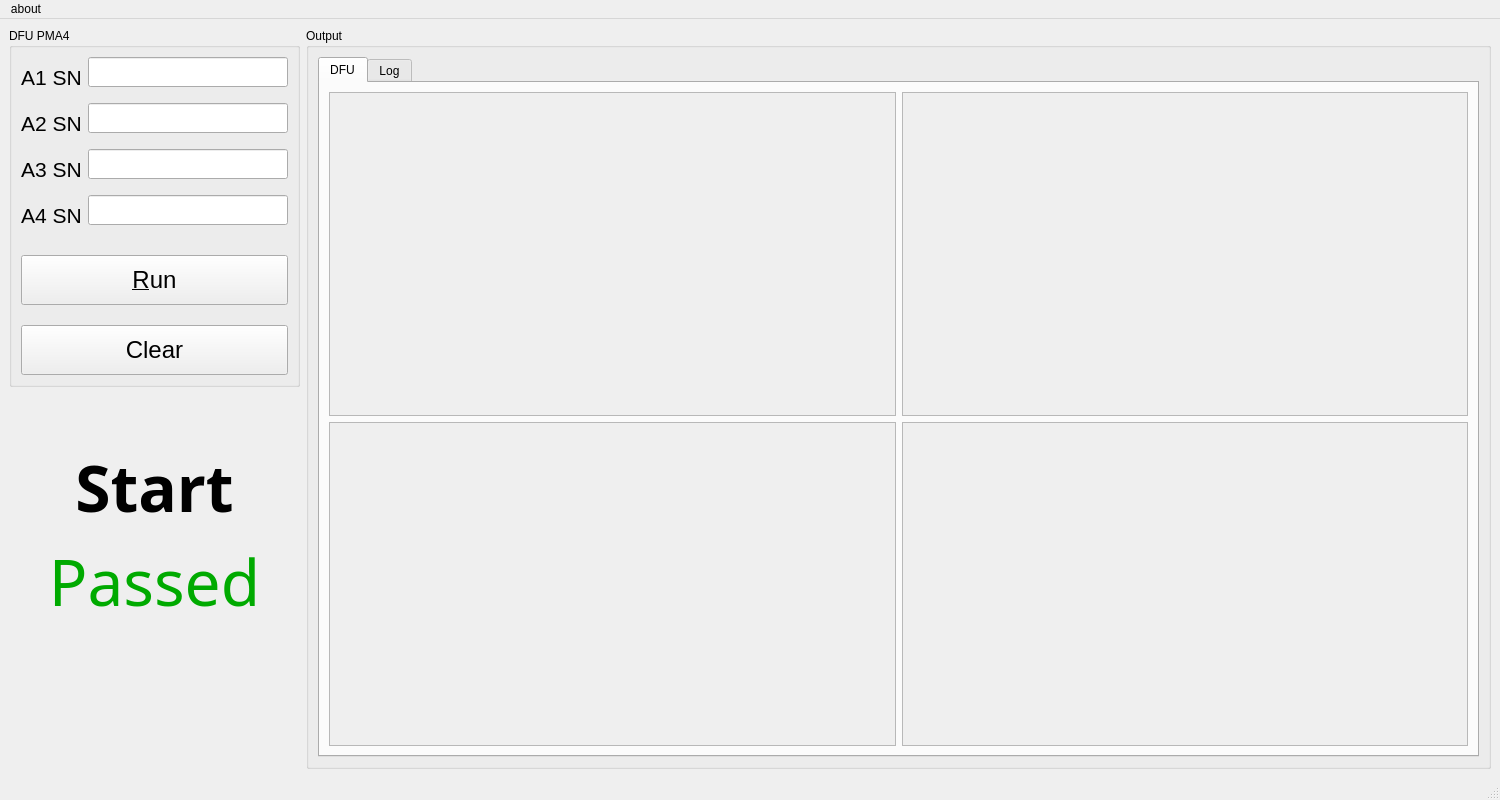
<?xml version="1.0" encoding="UTF-8"?>
<ui version="4.0">
 <class>ATE</class>
 <widget class="QMainWindow" name="ATE">
  <property name="geometry">
   <rect>
    <x>0</x>
    <y>0</y>
    <width>1500</width>
    <height>800</height>
   </rect>
  </property>
  <property name="minimumSize">
   <size>
    <width>200</width>
    <height>25</height>
   </size>
  </property>
  <property name="windowTitle">
   <string>ATE UTP DFU v2.0</string>
  </property>
  <property name="toolButtonStyle">
   <enum>Qt::ToolButtonStyle::ToolButtonTextOnly</enum>
  </property>
  <property name="icon" stdset="0">
   <iconset>
    <normaloff>C:/Users/Lenovo/Downloads/Volex-Logo.ico</normaloff>C:/Users/Lenovo/Downloads/Volex-Logo.ico</iconset>
  </property>
  <widget class="QWidget" name="centralwidget">
   <layout class="QHBoxLayout" name="horizontalLayout_3">
    <item>
     <layout class="QVBoxLayout" name="verticalLayout_7">
      <item>
       <widget class="QGroupBox" name="groupBox_2">
        <property name="enabled">
         <bool>true</bool>
        </property>
        <property name="minimumSize">
         <size>
          <width>0</width>
          <height>30</height>
         </size>
        </property>
        <property name="title">
         <string>DFU PMA4</string>
        </property>
        <layout class="QVBoxLayout" name="verticalLayout_10">
         <property name="spacing">
          <number>20</number>
         </property>
         <property name="sizeConstraint">
          <enum>QLayout::SizeConstraint::SetDefaultConstraint</enum>
         </property>
         <item>
          <widget class="QWidget" name="widget" native="true">
           <layout class="QGridLayout" name="gridLayout_9">
            <property name="leftMargin">
             <number>0</number>
            </property>
            <property name="topMargin">
             <number>0</number>
            </property>
            <property name="rightMargin">
             <number>0</number>
            </property>
            <property name="bottomMargin">
             <number>0</number>
            </property>
            <property name="horizontalSpacing">
             <number>6</number>
            </property>
            <item row="0" column="0">
             <layout class="QFormLayout" name="formLayout_2">
              <property name="labelAlignment">
               <set>Qt::AlignmentFlag::AlignRight|Qt::AlignmentFlag::AlignTrailing|Qt::AlignmentFlag::AlignVCenter</set>
              </property>
              <property name="formAlignment">
               <set>Qt::AlignmentFlag::AlignLeading|Qt::AlignmentFlag::AlignLeft|Qt::AlignmentFlag::AlignVCenter</set>
              </property>
              <property name="horizontalSpacing">
               <number>6</number>
              </property>
              <property name="verticalSpacing">
               <number>6</number>
              </property>
              <item row="0" column="1">
               <widget class="QLineEdit" name="lineEdit_2">
                <property name="sizePolicy">
                 <sizepolicy hsizetype="Fixed" vsizetype="Fixed">
                  <horstretch>0</horstretch>
                  <verstretch>0</verstretch>
                 </sizepolicy>
                </property>
                <property name="minimumSize">
                 <size>
                  <width>200</width>
                  <height>30</height>
                 </size>
                </property>
                <property name="sizeIncrement">
                 <size>
                  <width>10</width>
                  <height>0</height>
                 </size>
                </property>
                <property name="baseSize">
                 <size>
                  <width>10</width>
                  <height>0</height>
                 </size>
                </property>
                <property name="layoutDirection">
                 <enum>Qt::LayoutDirection::LeftToRight</enum>
                </property>
               </widget>
              </item>
              <item row="1" column="1">
               <widget class="QLineEdit" name="lineEdit_3">
                <property name="sizePolicy">
                 <sizepolicy hsizetype="Preferred" vsizetype="Fixed">
                  <horstretch>0</horstretch>
                  <verstretch>0</verstretch>
                 </sizepolicy>
                </property>
                <property name="minimumSize">
                 <size>
                  <width>200</width>
                  <height>30</height>
                 </size>
                </property>
               </widget>
              </item>
              <item row="2" column="0">
               <widget class="QLabel" name="label_7">
                <property name="minimumSize">
                 <size>
                  <width>0</width>
                  <height>40</height>
                 </size>
                </property>
                <property name="font">
                 <font>
                  <pointsize>16</pointsize>
                 </font>
                </property>
                <property name="text">
                 <string>A3 SN</string>
                </property>
                <property name="buddy">
                 <cstring>lineEdit_4</cstring>
                </property>
               </widget>
              </item>
              <item row="2" column="1">
               <widget class="QLineEdit" name="lineEdit_4">
                <property name="sizePolicy">
                 <sizepolicy hsizetype="Preferred" vsizetype="Fixed">
                  <horstretch>0</horstretch>
                  <verstretch>0</verstretch>
                 </sizepolicy>
                </property>
                <property name="minimumSize">
                 <size>
                  <width>200</width>
                  <height>30</height>
                 </size>
                </property>
               </widget>
              </item>
              <item row="3" column="0">
               <widget class="QLabel" name="label_8">
                <property name="minimumSize">
                 <size>
                  <width>0</width>
                  <height>40</height>
                 </size>
                </property>
                <property name="font">
                 <font>
                  <pointsize>16</pointsize>
                 </font>
                </property>
                <property name="text">
                 <string>A4 SN</string>
                </property>
                <property name="buddy">
                 <cstring>lineEdit_5</cstring>
                </property>
               </widget>
              </item>
              <item row="3" column="1">
               <widget class="QLineEdit" name="lineEdit_5">
                <property name="sizePolicy">
                 <sizepolicy hsizetype="Preferred" vsizetype="Fixed">
                  <horstretch>0</horstretch>
                  <verstretch>0</verstretch>
                 </sizepolicy>
                </property>
                <property name="minimumSize">
                 <size>
                  <width>0</width>
                  <height>30</height>
                 </size>
                </property>
               </widget>
              </item>
              <item row="0" column="0">
               <widget class="QLabel" name="label_5">
                <property name="minimumSize">
                 <size>
                  <width>0</width>
                  <height>40</height>
                 </size>
                </property>
                <property name="font">
                 <font>
                  <pointsize>16</pointsize>
                 </font>
                </property>
                <property name="text">
                 <string>A1 SN</string>
                </property>
                <property name="buddy">
                 <cstring>lineEdit_2</cstring>
                </property>
               </widget>
              </item>
              <item row="1" column="0">
               <widget class="QLabel" name="label_6">
                <property name="minimumSize">
                 <size>
                  <width>0</width>
                  <height>40</height>
                 </size>
                </property>
                <property name="font">
                 <font>
                  <pointsize>16</pointsize>
                 </font>
                </property>
                <property name="text">
                 <string>A2 SN</string>
                </property>
                <property name="buddy">
                 <cstring>lineEdit_3</cstring>
                </property>
               </widget>
              </item>
             </layout>
            </item>
           </layout>
          </widget>
         </item>
         <item>
          <widget class="QPushButton" name="pushButton">
           <property name="enabled">
            <bool>true</bool>
           </property>
           <property name="minimumSize">
            <size>
             <width>0</width>
             <height>50</height>
            </size>
           </property>
           <property name="font">
            <font>
             <pointsize>18</pointsize>
            </font>
           </property>
           <property name="text">
            <string>&amp;Run</string>
           </property>
           <property name="checkable">
            <bool>true</bool>
           </property>
          </widget>
         </item>
         <item>
          <widget class="QPushButton" name="pushButton_2">
           <property name="minimumSize">
            <size>
             <width>0</width>
             <height>50</height>
            </size>
           </property>
           <property name="font">
            <font>
             <pointsize>18</pointsize>
            </font>
           </property>
           <property name="text">
            <string>Clear</string>
           </property>
          </widget>
         </item>
        </layout>
       </widget>
      </item>
      <item>
       <spacer name="verticalSpacer_2">
        <property name="orientation">
         <enum>Qt::Orientation::Vertical</enum>
        </property>
        <property name="sizeType">
         <enum>QSizePolicy::Policy::Fixed</enum>
        </property>
        <property name="sizeHint" stdset="0">
         <size>
          <width>20</width>
          <height>50</height>
         </size>
        </property>
       </spacer>
      </item>
      <item>
       <widget class="QLabel" name="label">
        <property name="enabled">
         <bool>true</bool>
        </property>
        <property name="sizePolicy">
         <sizepolicy hsizetype="Preferred" vsizetype="Preferred">
          <horstretch>0</horstretch>
          <verstretch>0</verstretch>
         </sizepolicy>
        </property>
        <property name="minimumSize">
         <size>
          <width>0</width>
          <height>50</height>
         </size>
        </property>
        <property name="font">
         <font>
          <family>Segoe UI Black</family>
          <pointsize>48</pointsize>
          <bold>true</bold>
         </font>
        </property>
        <property name="styleSheet">
         <string notr="true"/>
        </property>
        <property name="text">
         <string>Start</string>
        </property>
        <property name="alignment">
         <set>Qt::AlignmentFlag::AlignCenter</set>
        </property>
        <property name="margin">
         <number>2</number>
        </property>
       </widget>
      </item>
      <item>
       <widget class="QLabel" name="label_4">
        <property name="font">
         <font>
          <family>Segoe UI Variable Display</family>
          <pointsize>48</pointsize>
          <bold>false</bold>
         </font>
        </property>
        <property name="styleSheet">
         <string notr="true">color:rgb(0, 170, 0)</string>
        </property>
        <property name="text">
         <string>Passed</string>
        </property>
        <property name="alignment">
         <set>Qt::AlignmentFlag::AlignCenter</set>
        </property>
       </widget>
      </item>
      <item>
       <spacer name="verticalSpacer">
        <property name="orientation">
         <enum>Qt::Orientation::Vertical</enum>
        </property>
        <property name="sizeHint" stdset="0">
         <size>
          <width>20</width>
          <height>40</height>
         </size>
        </property>
       </spacer>
      </item>
     </layout>
    </item>
    <item>
     <widget class="QGroupBox" name="groupBox_3">
      <property name="title">
       <string>Output</string>
      </property>
      <layout class="QGridLayout" name="gridLayout">
       <item row="0" column="0">
        <widget class="QTabWidget" name="tabWidget">
         <property name="currentIndex">
          <number>0</number>
         </property>
         <widget class="QWidget" name="pll_tab">
          <attribute name="title">
           <string>DFU</string>
          </attribute>
          <layout class="QGridLayout" name="gridLayout_4">
           <item row="0" column="2">
            <widget class="QScrollArea" name="scrollArea_3">
             <property name="widgetResizable">
              <bool>true</bool>
             </property>
             <widget class="QWidget" name="scrollAreaWidgetContents_3">
              <property name="geometry">
               <rect>
                <x>0</x>
                <y>0</y>
                <width>550</width>
                <height>309</height>
               </rect>
              </property>
              <layout class="QGridLayout" name="gridLayout_6">
               <item row="0" column="0">
                <widget class="QLabel" name="label_9">
                 <property name="text">
                  <string/>
                 </property>
                 <property name="alignment">
                  <set>Qt::AlignmentFlag::AlignLeading|Qt::AlignmentFlag::AlignLeft|Qt::AlignmentFlag::AlignTop</set>
                 </property>
                 <property name="textInteractionFlags">
                  <set>Qt::TextInteractionFlag::LinksAccessibleByMouse|Qt::TextInteractionFlag::TextSelectableByKeyboard|Qt::TextInteractionFlag::TextSelectableByMouse</set>
                 </property>
                </widget>
               </item>
              </layout>
             </widget>
            </widget>
           </item>
           <item row="1" column="1">
            <widget class="QScrollArea" name="scrollArea_4">
             <property name="widgetResizable">
              <bool>true</bool>
             </property>
             <widget class="QWidget" name="scrollAreaWidgetContents_4">
              <property name="geometry">
               <rect>
                <x>0</x>
                <y>0</y>
                <width>551</width>
                <height>308</height>
               </rect>
              </property>
              <layout class="QGridLayout" name="gridLayout_7">
               <item row="0" column="0">
                <widget class="QLabel" name="label_10">
                 <property name="text">
                  <string/>
                 </property>
                 <property name="alignment">
                  <set>Qt::AlignmentFlag::AlignLeading|Qt::AlignmentFlag::AlignLeft|Qt::AlignmentFlag::AlignTop</set>
                 </property>
                 <property name="textInteractionFlags">
                  <set>Qt::TextInteractionFlag::LinksAccessibleByMouse|Qt::TextInteractionFlag::TextSelectableByKeyboard|Qt::TextInteractionFlag::TextSelectableByMouse</set>
                 </property>
                </widget>
               </item>
              </layout>
             </widget>
            </widget>
           </item>
           <item row="1" column="2">
            <widget class="QScrollArea" name="scrollArea_5">
             <property name="widgetResizable">
              <bool>true</bool>
             </property>
             <widget class="QWidget" name="scrollAreaWidgetContents_5">
              <property name="geometry">
               <rect>
                <x>0</x>
                <y>0</y>
                <width>550</width>
                <height>308</height>
               </rect>
              </property>
              <layout class="QGridLayout" name="gridLayout_8">
               <item row="0" column="0">
                <widget class="QLabel" name="label_11">
                 <property name="text">
                  <string/>
                 </property>
                 <property name="alignment">
                  <set>Qt::AlignmentFlag::AlignLeading|Qt::AlignmentFlag::AlignLeft|Qt::AlignmentFlag::AlignTop</set>
                 </property>
                 <property name="textInteractionFlags">
                  <set>Qt::TextInteractionFlag::LinksAccessibleByMouse|Qt::TextInteractionFlag::TextSelectableByKeyboard|Qt::TextInteractionFlag::TextSelectableByMouse</set>
                 </property>
                </widget>
               </item>
              </layout>
             </widget>
            </widget>
           </item>
           <item row="0" column="1">
            <widget class="QScrollArea" name="scrollArea_2">
             <property name="widgetResizable">
              <bool>true</bool>
             </property>
             <widget class="QWidget" name="scrollAreaWidgetContents_2">
              <property name="geometry">
               <rect>
                <x>0</x>
                <y>0</y>
                <width>551</width>
                <height>309</height>
               </rect>
              </property>
              <layout class="QGridLayout" name="gridLayout_5">
               <item row="0" column="0">
                <widget class="QLabel" name="label_2">
                 <property name="text">
                  <string/>
                 </property>
                 <property name="alignment">
                  <set>Qt::AlignmentFlag::AlignLeading|Qt::AlignmentFlag::AlignLeft|Qt::AlignmentFlag::AlignTop</set>
                 </property>
                 <property name="textInteractionFlags">
                  <set>Qt::TextInteractionFlag::LinksAccessibleByMouse|Qt::TextInteractionFlag::TextSelectableByKeyboard|Qt::TextInteractionFlag::TextSelectableByMouse</set>
                 </property>
                </widget>
               </item>
              </layout>
             </widget>
            </widget>
           </item>
          </layout>
         </widget>
         <widget class="QWidget" name="log_tab">
          <attribute name="title">
           <string>Log</string>
          </attribute>
          <layout class="QGridLayout" name="gridLayout_3">
           <item row="0" column="0">
            <widget class="QScrollArea" name="scrollArea">
             <property name="widgetResizable">
              <bool>true</bool>
             </property>
             <property name="alignment">
              <set>Qt::AlignmentFlag::AlignLeading|Qt::AlignmentFlag::AlignLeft|Qt::AlignmentFlag::AlignVCenter</set>
             </property>
             <widget class="QWidget" name="scrollAreaWidgetContents">
              <property name="geometry">
               <rect>
                <x>0</x>
                <y>0</y>
                <width>1110</width>
                <height>626</height>
               </rect>
              </property>
              <layout class="QGridLayout" name="gridLayout_2">
               <item row="0" column="0">
                <widget class="QLabel" name="label_3">
                 <property name="text">
                  <string/>
                 </property>
                 <property name="alignment">
                  <set>Qt::AlignmentFlag::AlignLeading|Qt::AlignmentFlag::AlignLeft|Qt::AlignmentFlag::AlignTop</set>
                 </property>
                 <property name="textInteractionFlags">
                  <set>Qt::TextInteractionFlag::LinksAccessibleByMouse|Qt::TextInteractionFlag::TextSelectableByKeyboard|Qt::TextInteractionFlag::TextSelectableByMouse</set>
                 </property>
                </widget>
               </item>
              </layout>
             </widget>
            </widget>
           </item>
          </layout>
         </widget>
        </widget>
       </item>
      </layout>
     </widget>
    </item>
   </layout>
  </widget>
  <widget class="QMenuBar" name="menubar">
   <property name="geometry">
    <rect>
     <x>0</x>
     <y>0</y>
     <width>1500</width>
     <height>26</height>
    </rect>
   </property>
   <widget class="QMenu" name="menuabout">
    <property name="title">
     <string>about</string>
    </property>
    <addaction name="actionDesign_by_Volex_RD_this_ui_is_used_for_UTP_pll_testing"/>
   </widget>
   <addaction name="menuabout"/>
  </widget>
  <widget class="QStatusBar" name="statusbar"/>
  <action name="actionDesign_by_Volex_RD_this_ui_is_used_for_UTP_pll_testing">
   <property name="text">
    <string>Design by Volex-RD, this ui is used for UTP PLL testing, A1 - A4 indicates UTP left most to right most</string>
   </property>
  </action>
 </widget>
 <resources/>
 <connections>
  <connection>
   <sender>pushButton</sender>
   <signal>toggled(bool)</signal>
   <receiver>ATE</receiver>
   <slot>run_or_stop(bool)</slot>
   <hints>
    <hint type="sourcelabel">
     <x>187</x>
     <y>219</y>
    </hint>
    <hint type="destinationlabel">
     <x>161</x>
     <y>407</y>
    </hint>
   </hints>
  </connection>
  <connection>
   <sender>ATE</sender>
   <signal>logging(QString)</signal>
   <receiver>label_3</receiver>
   <slot>setText(QString)</slot>
   <hints>
    <hint type="sourcelabel">
     <x>202</x>
     <y>257</y>
    </hint>
    <hint type="destinationlabel">
     <x>339</x>
     <y>124</y>
    </hint>
   </hints>
  </connection>
  <connection>
   <sender>lineEdit_2</sender>
   <signal>textChanged(QString)</signal>
   <receiver>ATE</receiver>
   <slot>set_sn_a1(QString)</slot>
   <hints>
    <hint type="sourcelabel">
     <x>186</x>
     <y>74</y>
    </hint>
    <hint type="destinationlabel">
     <x>23</x>
     <y>410</y>
    </hint>
   </hints>
  </connection>
  <connection>
   <sender>lineEdit_3</sender>
   <signal>textChanged(QString)</signal>
   <receiver>ATE</receiver>
   <slot>set_sn_a2(QString)</slot>
   <hints>
    <hint type="sourcelabel">
     <x>186</x>
     <y>102</y>
    </hint>
    <hint type="destinationlabel">
     <x>47</x>
     <y>433</y>
    </hint>
   </hints>
  </connection>
  <connection>
   <sender>lineEdit_4</sender>
   <signal>textChanged(QString)</signal>
   <receiver>ATE</receiver>
   <slot>set_sn_a3(QString)</slot>
   <hints>
    <hint type="sourcelabel">
     <x>186</x>
     <y>130</y>
    </hint>
    <hint type="destinationlabel">
     <x>36</x>
     <y>465</y>
    </hint>
   </hints>
  </connection>
  <connection>
   <sender>lineEdit_5</sender>
   <signal>textChanged(QString)</signal>
   <receiver>ATE</receiver>
   <slot>set_sn_a4(QString)</slot>
   <hints>
    <hint type="sourcelabel">
     <x>186</x>
     <y>182</y>
    </hint>
    <hint type="destinationlabel">
     <x>17</x>
     <y>489</y>
    </hint>
   </hints>
  </connection>
  <connection>
   <sender>ATE</sender>
   <signal>running(bool)</signal>
   <receiver>pushButton</receiver>
   <slot>setChecked(bool)</slot>
   <hints>
    <hint type="sourcelabel">
     <x>149</x>
     <y>365</y>
    </hint>
    <hint type="destinationlabel">
     <x>187</x>
     <y>219</y>
    </hint>
   </hints>
  </connection>
  <connection>
   <sender>ATE</sender>
   <signal>logging_a1(QString)</signal>
   <receiver>label_2</receiver>
   <slot>setText(QString)</slot>
   <hints>
    <hint type="sourcelabel">
     <x>794</x>
     <y>126</y>
    </hint>
    <hint type="destinationlabel">
     <x>419</x>
     <y>130</y>
    </hint>
   </hints>
  </connection>
  <connection>
   <sender>ATE</sender>
   <signal>logging_a2(QString)</signal>
   <receiver>label_9</receiver>
   <slot>setText(QString)</slot>
   <hints>
    <hint type="sourcelabel">
     <x>651</x>
     <y>41</y>
    </hint>
    <hint type="destinationlabel">
     <x>994</x>
     <y>183</y>
    </hint>
   </hints>
  </connection>
  <connection>
   <sender>ATE</sender>
   <signal>logging_a3(QString)</signal>
   <receiver>label_10</receiver>
   <slot>setText(QString)</slot>
   <hints>
    <hint type="sourcelabel">
     <x>393</x>
     <y>575</y>
    </hint>
    <hint type="destinationlabel">
     <x>391</x>
     <y>457</y>
    </hint>
   </hints>
  </connection>
  <connection>
   <sender>ATE</sender>
   <signal>logging_a4(QString)</signal>
   <receiver>label_11</receiver>
   <slot>setText(QString)</slot>
   <hints>
    <hint type="sourcelabel">
     <x>652</x>
     <y>576</y>
    </hint>
    <hint type="destinationlabel">
     <x>992</x>
     <y>573</y>
    </hint>
   </hints>
  </connection>
  <connection>
   <sender>ATE</sender>
   <signal>running(bool)</signal>
   <receiver>widget</receiver>
   <slot>setDisabled(bool)</slot>
   <hints>
    <hint type="sourcelabel">
     <x>35</x>
     <y>271</y>
    </hint>
    <hint type="destinationlabel">
     <x>46</x>
     <y>159</y>
    </hint>
   </hints>
  </connection>
  <connection>
   <sender>ATE</sender>
   <signal>running(bool)</signal>
   <receiver>pushButton_2</receiver>
   <slot>setDisabled(bool)</slot>
   <hints>
    <hint type="sourcelabel">
     <x>24</x>
     <y>298</y>
    </hint>
    <hint type="destinationlabel">
     <x>42</x>
     <y>285</y>
    </hint>
   </hints>
  </connection>
  <connection>
   <sender>pushButton_2</sender>
   <signal>clicked()</signal>
   <receiver>ATE</receiver>
   <slot>clear_rest()</slot>
   <hints>
    <hint type="sourcelabel">
     <x>126</x>
     <y>279</y>
    </hint>
    <hint type="destinationlabel">
     <x>132</x>
     <y>333</y>
    </hint>
   </hints>
  </connection>
  <connection>
   <sender>lineEdit_5</sender>
   <signal>returnPressed()</signal>
   <receiver>ATE</receiver>
   <slot>focus_next_line_edit()</slot>
   <hints>
    <hint type="sourcelabel">
     <x>109</x>
     <y>182</y>
    </hint>
    <hint type="destinationlabel">
     <x>107</x>
     <y>341</y>
    </hint>
   </hints>
  </connection>
  <connection>
   <sender>lineEdit_4</sender>
   <signal>returnPressed()</signal>
   <receiver>ATE</receiver>
   <slot>focus_next_line_edit()</slot>
   <hints>
    <hint type="sourcelabel">
     <x>140</x>
     <y>141</y>
    </hint>
    <hint type="destinationlabel">
     <x>144</x>
     <y>363</y>
    </hint>
   </hints>
  </connection>
  <connection>
   <sender>lineEdit_3</sender>
   <signal>returnPressed()</signal>
   <receiver>ATE</receiver>
   <slot>focus_next_line_edit()</slot>
   <hints>
    <hint type="sourcelabel">
     <x>73</x>
     <y>101</y>
    </hint>
    <hint type="destinationlabel">
     <x>78</x>
     <y>376</y>
    </hint>
   </hints>
  </connection>
  <connection>
   <sender>lineEdit_2</sender>
   <signal>returnPressed()</signal>
   <receiver>ATE</receiver>
   <slot>focus_next_line_edit()</slot>
   <hints>
    <hint type="sourcelabel">
     <x>116</x>
     <y>71</y>
    </hint>
    <hint type="destinationlabel">
     <x>95</x>
     <y>310</y>
    </hint>
   </hints>
  </connection>
 </connections>
 <slots>
  <signal>logging(QString)</signal>
  <signal>locked(bool)</signal>
  <signal>running(bool)</signal>
  <signal>logging_a1(QString)</signal>
  <signal>logging_a2(QString)</signal>
  <signal>logging_a3(QString)</signal>
  <signal>logging_a4(QString)</signal>
  <slot>hardware_setup(QProcess)</slot>
  <slot>set_sleep_time(int)</slot>
  <slot>run_or_stop(bool)</slot>
  <slot>set_sn_a1(QString)</slot>
  <slot>set_sn_a2(QString)</slot>
  <slot>set_sn_a3(QString)</slot>
  <slot>set_sn_a4(QString)</slot>
  <slot>clear_rest()</slot>
  <slot>focus_next_line_edit()</slot>
 </slots>
</ui>
